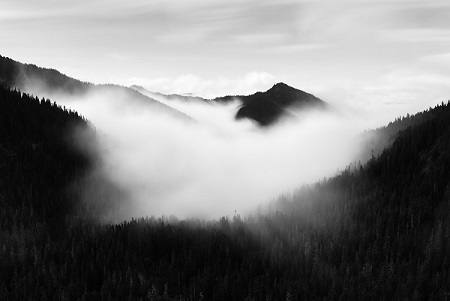
//> input picture Histogram Specification/input_img1.jpg, 450 x 301 px
$ ./histogram_specification   (built with g++ and OpenCV 4)
//> lines starting //> are read from the running program, lines starting //| are printed output that depends on the picture; after the words box and inside, x2 and y2 are one past the last pixel; in counts of white or black regions, pixels touching at a corner belong together
#include<iostream>
#include<string>
#include<opencv2/core/core.hpp>
#include<opencv2/highgui/highgui.hpp>
#include<opencv2/imgproc/imgproc.hpp>

using namespace cv;
using namespace std;

void draw_histogram(int* histogram,string winName){
    double max_val=histogram[0];
    for(int i=1;i<256;i++){
        if(histogram[i]>max_val)
            max_val=histogram[i];
    }
    Mat hist(512,512,CV_8U); //Each line will be 2pixel wide .Therefore 256*2=512

    hist.setTo(255);
    double factor=512.0/max_val;

    for(int i=0;i<256;i++){
        double temp=histogram[i];
        temp*=factor;
        Point pt1,pt2;
        pt1=Point(i*2,512);
        pt2=Point(i*2,512-int(temp));
        const Scalar col=Scalar(0,0,0);
        line(hist,pt1,pt2,col,2,CV_8S);
    }
    imshow(winName,hist);

}

int main(){

    Mat img_a=imread("input_img1.jpg",IMREAD_GRAYSCALE);
//> img_a is the input picture: 301 rows x 450 cols, CV_8UC1; min 0, max 255, mean 126.8
    Mat img_b=imread("input_img2.jpg",IMREAD_GRAYSCALE);
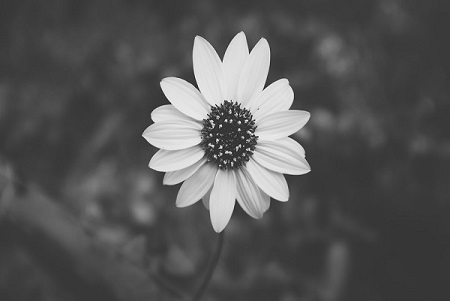
//> input picture Histogram Specification/input_img2.jpg, 450 x 301 px
//> img_b is the input picture: 301 rows x 450 cols, CV_8UC1; min 8, max 255, mean 85.9

    int freq_a[256]={0};
    int freq_b[256]={0};
    int freq_final_img[256]={0};

    for(int i=0;i<img_a.rows;i++){
        for(int j=0;j<img_a.cols;j++)
            freq_a[int(img_a.at<uchar>(i,j))]++;
    }
//> after the loop, freq_a = 256 values, max 3899 at index 10, min 29 at index 254, mean 529.1
    draw_histogram(freq_a,"Histogram of Image 1 :");
//> in draw_histogram, `double max_val=histogram[0];`: max_val = 66
//> the loop in draw_histogram, `for(int i=1;i<256;i++)` made 255 passes
//> max_val on passes 1 to 10: 68, 154, 324, 630, 1097, 1708, 2457, 3325, 3851, 3899
//> after the loop in draw_histogram, `for(int i=1;i<256;i++)`: max_val = 3899
//> in draw_histogram, `double factor=512.0/max_val;`: factor = 0.131
//> the loop in draw_histogram, `for(int i=0;i<256;i++)` made 256 passes
//> (temp, pt2) on passes 1 to 3: (8.67, Point(0, 504)), (8.93, Point(2, 504)), (20.22, Point(4, 492))
//> after the loop in draw_histogram, `for(int i=0;i<256;i++)`:
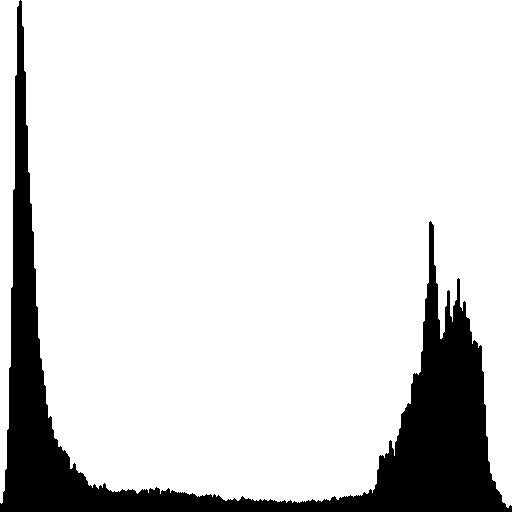
//> hist: 512 rows x 512 cols, CV_8UC1; 86% white; 1 black region, box (x1, y1, x2, y2) and area: (0, 0, 512, 512) 36600

    for(int i=0;i<img_b.rows;i++){
        for(int j=0;j<img_b.cols;j++)
            freq_b[int(img_b.at<uchar>(i,j))]++;
    }
//> after the loop, freq_b = 256 values, max 6467 at index 60, min 0 at index 0, mean 529.1
    draw_histogram(freq_b,"Histogram of Image 2 : ");
//> call 2 of draw_histogram, with winName = "Histogram of Image 2 : "
//> in draw_histogram (call 2), `double max_val=histogram[0];`: max_val = 0
//> the loop in draw_histogram (call 2), `for(int i=1;i<256;i++)` made 255 passes
//> max_val on passes 8, 22, 24, 31, 33, 34, 40, 41, 43, 46, 47, 48: 1, 2, 4, 6, 10, 17, 23, 33, 40, 55, 57, 72
//> after the loop in draw_histogram (call 2), `for(int i=1;i<256;i++)`: max_val = 6467
//> in draw_histogram (call 2), `double factor=512.0/max_val;`: factor = 0.0792
//> the loop in draw_histogram (call 2), `for(int i=0;i<256;i++)` made 256 passes
//> (temp, pt2) on passes 1 to 3: (0, Point(0, 512)), (0, Point(2, 512)), (0, Point(4, 512))
//> after the loop in draw_histogram (call 2), `for(int i=0;i<256;i++)`:
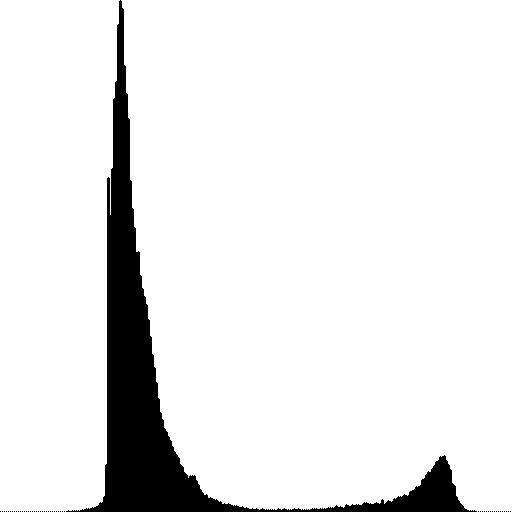
//> hist: 512 rows x 512 cols, CV_8UC1; 91.6% white; 51 black regions (50 under 20 px), largest, box (x1, y1, x2, y2) and area: (66, 0, 477, 512) 22087

    for(int i=1;i<256;i++){
        freq_a[i]+=freq_a[i-1];
        freq_b[i]+=freq_b[i-1];
    }
//> after the loop, freq_a = 256 values from 66 to 135450; freq_b = 256 values from 0 to 135450
    int level_map[255];

    int t=0;
    for(int i=0;i<256;i++){
        while(t<256 && freq_b[t]<freq_a[i]){
            t++;
        }
        level_map[i]=t;
    }
//> this loop made 256 passes
//> t on passes 1 to 3: 35, 40, 44
//> after the loop, t = 255; level_map = 255 values from 35 to 238


    Mat output_img(img_a.size(),CV_8UC1);
    for(int i=0;i<img_a.rows;i++){
        for(int j=0;j<img_a.cols;j++){
            output_img.at<uchar>(i,j)=level_map[int(img_a.at<uchar>(i,j))];
        }
    }
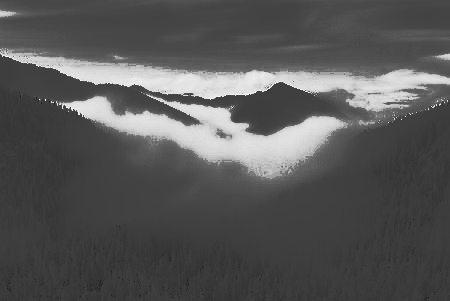
//> output_img: 301 rows x 450 cols, CV_8UC1; min 35, max 255, mean 86.9

    for(int i=0;i<output_img.rows;i++){
        for(int j=0;j<output_img.cols;j++)
            freq_final_img[int(output_img.at<uchar>(i,j))]++;
    }
//> after the loop, freq_final_img = 256 values, max 8885 at index 59, min 0 at index 0, mean 529.1
    draw_histogram(freq_final_img,"Histogram of final image : ");
//> call 3 of draw_histogram, with winName = "Histogram of final image : "
//> in draw_histogram (call 3), `double max_val=histogram[0];`: max_val = 0
//> the loop in draw_histogram (call 3), `for(int i=1;i<256;i++)` made 255 passes
//> max_val on passes 35, 40, 44, 50, 53, 54, 56, 59: 66, 68, 154, 324, 630, 2805, 7176, 8885
//> after the loop in draw_histogram (call 3), `for(int i=1;i<256;i++)`: max_val = 8885
//> in draw_histogram (call 3), `double factor=512.0/max_val;`: factor = 0.0576
//> the loop in draw_histogram (call 3), `for(int i=0;i<256;i++)` made 256 passes
//> after the loop in draw_histogram (call 3), `for(int i=0;i<256;i++)`:
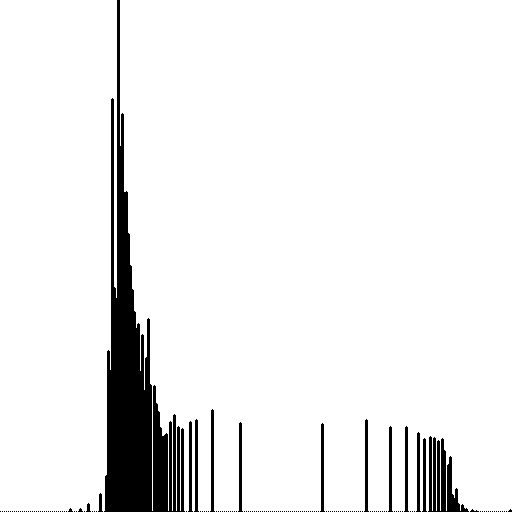
//> hist: 512 rows x 512 cols, CV_8UC1; 93% white; 163 black regions (149 under 20 px), largest, box (x1, y1, x2, y2) and area: (104, 0, 185, 512) 14070, (428, 436, 469, 512) 1446, (210, 409, 215, 512) 309

    imshow("Img 1 : ",img_a);
    imshow("Img 2 : ",img_b);
    imshow("Img 1 after histogram matching to img 2: ",output_img);
    waitKey(0);
}
